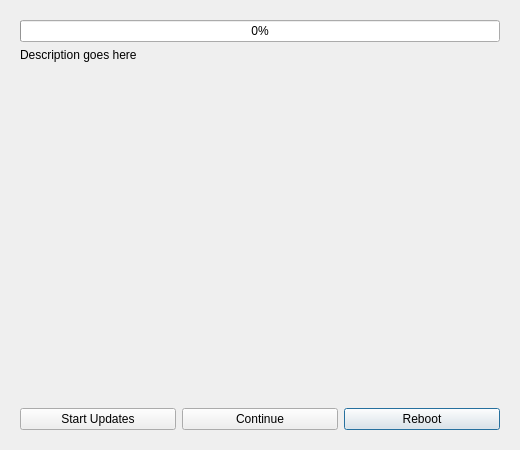
<?xml version="1.0" encoding="UTF-8"?>
<ui version="4.0">
 <class>UpdaterDialog</class>
 <widget class="QDialog" name="UpdaterDialog">
  <property name="geometry">
   <rect>
    <x>0</x>
    <y>0</y>
    <width>520</width>
    <height>450</height>
   </rect>
  </property>
  <property name="sizePolicy">
   <sizepolicy hsizetype="Fixed" vsizetype="Fixed">
    <horstretch>0</horstretch>
    <verstretch>0</verstretch>
   </sizepolicy>
  </property>
  <property name="minimumSize">
   <size>
    <width>520</width>
    <height>450</height>
   </size>
  </property>
  <property name="maximumSize">
   <size>
    <width>520</width>
    <height>450</height>
   </size>
  </property>
  <property name="windowTitle">
   <string>SecureDrop Workstation preflight updater</string>
  </property>
  <widget class="QWidget" name="layoutWidget">
   <property name="geometry">
    <rect>
     <x>20</x>
     <y>20</y>
     <width>480</width>
     <height>410</height>
    </rect>
   </property>
   <property name="sizePolicy">
    <sizepolicy hsizetype="Fixed" vsizetype="Fixed">
     <horstretch>0</horstretch>
     <verstretch>0</verstretch>
    </sizepolicy>
   </property>
   <property name="minimumSize">
    <size>
     <width>480</width>
     <height>410</height>
    </size>
   </property>
   <property name="maximumSize">
    <size>
     <width>480</width>
     <height>410</height>
    </size>
   </property>
   <layout class="QGridLayout" name="gridLayout">
    <item row="4" column="2">
     <widget class="QPushButton" name="rebootButton">
      <property name="text">
       <string>Reboot</string>
      </property>
     </widget>
    </item>
    <item row="1" column="0" colspan="3">
     <widget class="QProgressBar" name="progressBar">
      <property name="value">
       <number>0</number>
      </property>
     </widget>
    </item>
    <item row="4" column="0">
     <widget class="QPushButton" name="applyUpdatesButton">
      <property name="text">
       <string>Start Updates</string>
      </property>
     </widget>
    </item>
    <item row="4" column="1">
     <widget class="QPushButton" name="clientOpenButton">
      <property name="text">
       <string>Continue</string>
      </property>
     </widget>
    </item>
    <item row="2" column="0" colspan="3" alignment="Qt::AlignTop">
     <widget class="QLabel" name="proposedActionDescription">
      <property name="text">
       <string>Description goes here</string>
      </property>
      <property name="wordWrap">
       <bool>true</bool>
      </property>
     </widget>
    </item>
   </layout>
  </widget>
 </widget>
 <resources/>
 <connections/>
</ui>
